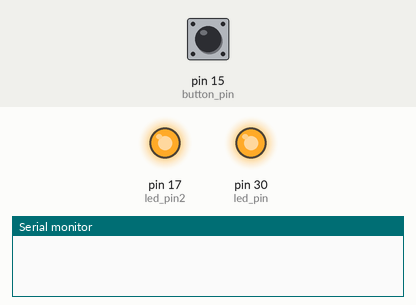
The sketch below on a simulated Arduino Mega 2560, built with avr-gcc and run on an emulated ATmega2560. Shown: output pins drawn as LEDs (lit = HIGH), the last lines printed to the serial monitor. The test bench sets the inputs (shaded band); at power-on: pin 15 (button_pin) HIGH.

Above: at 1.2 s.
1.3 s: pin 15 (button_pin) pulled LOW for 0.15 s
At 1.38 s:
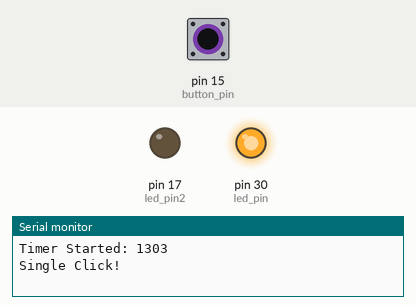
2.9 s: pin 15 (button_pin) pulled LOW for 3.2 s
At 6.6 s:
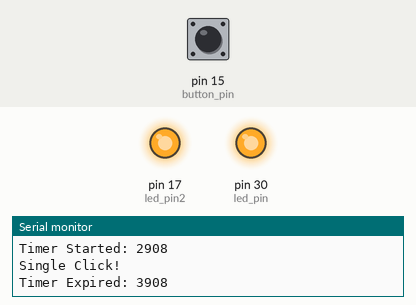
7.6 s: pin 15 (button_pin) pulsed LOW 2 times (0.12 s each, 0.3 s apart)
At 8.5 s:
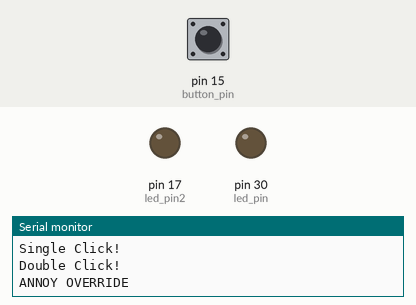
Timing chart, 0 to 10.6 s (numbered marks = the images above; inputs shaded):
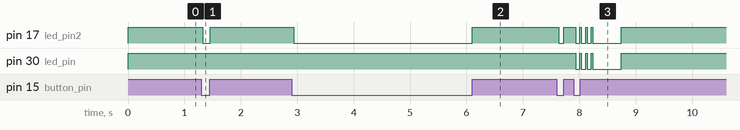

Measured:
- after the input at 1.3 s, pin 17 (led_pin2): HIGH → LOW at once, → HIGH 0.13 s later
- after the input at 2.9 s, pin 17 (led_pin2): HIGH → LOW at once, → HIGH 3.2 s later
- after the input at 7.6 s, pin 17 (led_pin2): goes LOW 0.09 s, HIGH 0.21 s, 3 × (LOW 0.08 s, HIGH 0.03 s), LOW 0.51 s, then HIGH, starting at once; pin 30 (led_pin): goes 3 × (LOW 0.08 s, HIGH 0.03 s), LOW 0.51 s, then HIGH, starting after 0.34 s

The sketch:

test_double_click.ino
```cpp
int led_pin = 30;
int led_pin2 = 17;
int button_pin = 15;
unsigned long currentMillis = 0;
bool signal_state = HIGH;
bool last_signal_state = HIGH;
bool debounce_latch_state = LOW;
bool last_debounce_latch_state = LOW;
unsigned long debounce_time = 0;
int debounce_delay = 20;
int double_click_window = 1000;
unsigned long double_click_expires = 0;
bool double_click_state = LOW;
bool annoy_latch = LOW;

//ANNOY FLASH SEQUENCE TUNING
int flash_count = 3;
int flash_on_time = 75;
int flash_off_time = 25;


void setup() {
  Serial.begin(9600);
  pinMode(led_pin, OUTPUT);
  pinMode(led_pin2, OUTPUT);
  pinMode(button_pin, INPUT);
  digitalWrite(button_pin, HIGH);

}

void loop() {

  currentMillis = millis();
  signal_state = digitalRead(button_pin);


  //RESET TIMERS WHEN STATE CHANGES TO LOW (BUTTON PRESSED)
  if(signal_state != last_signal_state && signal_state == LOW){

    debounce_time = millis();

    if(double_click_expires == 0){
      double_click_expires = millis() + double_click_window;
      double_click_state = LOW;
      Serial.print("Timer Started: ");
      Serial.println(millis());
    }
  }

  //DO SOMETHING WHEN STATE CHANGES TO HIGH (BUTTON RELEASED)?
  if(signal_state != last_signal_state && signal_state == HIGH){
    //Something
  }

  //ZERO DOUBLE-CLICK TIMER AFTER EXPIRES
   if(millis() > double_click_expires && double_click_expires != 0 && annoy_latch == LOW){
    //TIMER EXPIRED
    Serial.print("Timer Expired: ");
    Serial.println(double_click_expires);
    double_click_expires = 0;
   }


  //DEBOUNCE
  if(signal_state == LOW && (millis() - debounce_time) > debounce_delay){
    debounce_latch_state = HIGH;
    //Serial.println("DEBOUNCE LATCHED!");


  }
  else if(signal_state == HIGH){
    debounce_latch_state = LOW;
  }


  if(signal_state == LOW && last_debounce_latch_state != debounce_latch_state){

     //DETECT SINGLE CLICK FIRST TIME THROUGH LOOP
     if(millis() < (double_click_expires - double_click_window + 250)){
      double_click_state = LOW;
      Serial.println("Single Click!");
     }

     //DOUBLE CLICK BEHAVIOR
     else if (millis() < double_click_expires){
      double_click_state = HIGH;
      Serial.println("Double Click!");
     }
   }


  //SINGLE CLICK BEHAVIOR
  if(debounce_latch_state == HIGH && double_click_state == LOW){
    digitalWrite(led_pin, HIGH);
    digitalWrite(led_pin2, LOW);
  }

  //DOUBLE CLICK BEHAVIOR
  else if (debounce_latch_state == HIGH && double_click_state == HIGH){
    //digitalWrite(led_pin, LOW);
    //digitalWrite(led_pin2, HIGH);

    //BEHAVIOR COMING INTO DOUBLE CLICK
    if (annoy_latch == LOW){
      int i = 0;
      Serial.println("ANNOY OVERRIDE");
      while (i < flash_count){
        digitalWrite(led_pin, LOW);
        digitalWrite(led_pin2, LOW);
        delay(flash_on_time);
        digitalWrite(led_pin, HIGH);
        digitalWrite(led_pin2, HIGH);
        delay(flash_off_time);
        i++;
        }
      digitalWrite(led_pin, LOW);
      digitalWrite(led_pin2, LOW);
      annoy_latch = HIGH;
      delay(500);
    }
    //BEHAVIOR AFTER ANNOY_LATCH SWITCHED HIGH
    if (annoy_latch == HIGH){
      //Serial.println("Into annoy_latch = HIGH state");
      digitalWrite(led_pin, LOW);
      digitalWrite(led_pin2, LOW);
    }
    //break; //Do I need this? Maybe not if move annoy_latch = LOW elsewhere
  }


  //Serial.println("On now");
  //digitalWrite(led_pin, LOW);
  //digitalWrite(led_pin2, LOW);

  //OFF BEHAVIOR
  if (debounce_latch_state == LOW){
    digitalWrite(led_pin, HIGH);
    digitalWrite(led_pin2, HIGH);
    annoy_latch = LOW;
  }


  last_debounce_latch_state = debounce_latch_state;
  last_signal_state = signal_state;
  delay(10);

}
```
